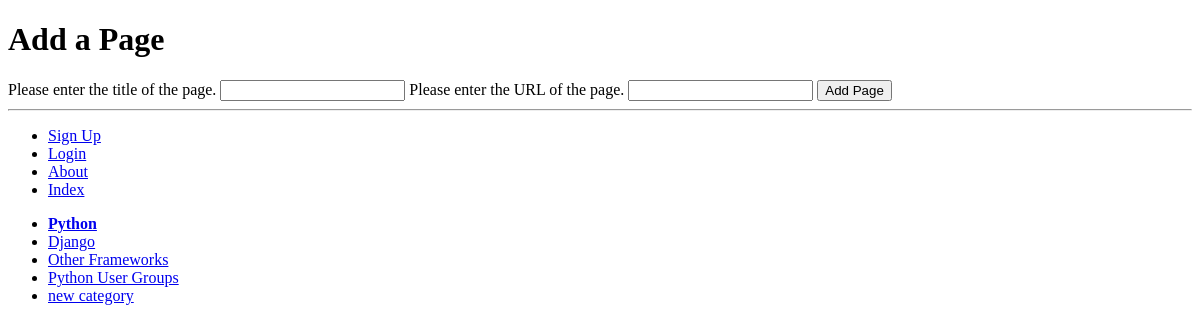
Before: /rango/category/python/add_page/ with the older database file.
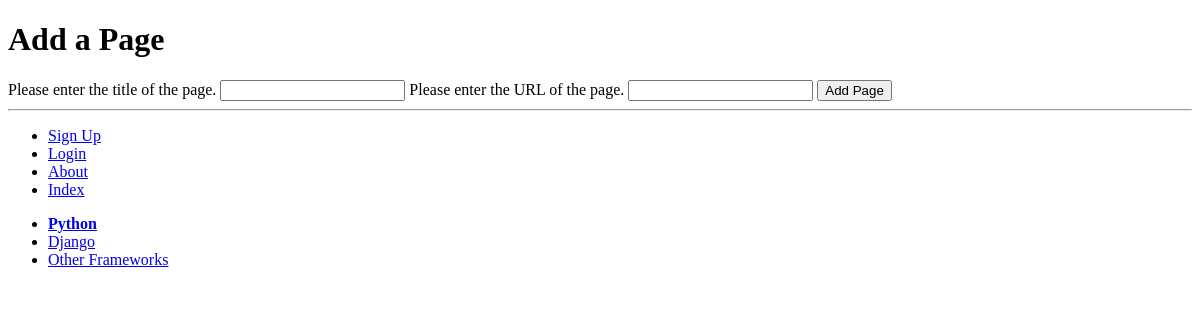
After: the same page with the newer database file.
### rango/models.py (models this page shows, shortened)
class Category(models.Model):
    name = models.CharField(max_length=128, unique = True)
    views = models.IntegerField(default=0)
    likes = models.IntegerField(default=0)
    slug = models.SlugField()
    class Meta:
        verbose_name_plural = 'Categories'

### rango/views.py (the view, shortened to what this page needs)
# urls.py: url(r'category/(?P<category_name_slug>[\w\-]+)/add_page/', views.add_page, name='add_page'),
def add_page(request, category_name_slug):
    try:
        category = Category.objects.get(slug=category_name_slug)
    except Category.DoesNotExist:
        category = None
    form = PageForm()
    context_dict = {"form": form, "category":category}
    return render(request, "rango/add_page.html", context_dict)

### rango/forms.py (shortened to what this page needs)
class PageForm(forms.ModelForm):
    title = forms.CharField(max_length=128,
                            help_text="Please enter the title of the page.")
    url = forms.URLField(max_length=200,
                         help_text="Please enter the URL of the page.")
    views = forms.IntegerField(widget=forms.HiddenInput(), initial=0)
    class Meta:
        model = Page
        exclude = ("category",)

### rango/templatetags/rango_template_tags.py (called while the page is built)
@register.inclusion_tag('rango/cats.html')
def get_category_list(cat=None):
   return {'cats': Category.objects.all(),
           'act_cat': cat}

### templates/rango/add_page.html (shortened to what this page needs)
{% extends 'rango/base.html' %}
{% load staticfiles %}
{% block body_block %}
	<h1>Add a Page</h1>
	<div>
		{% if category %}
			<form id="page_form" method="post" action="/rango/category/{{category.slug}}/add_page/">
				{% for field in form.visible_fields %}
					{{field.help_text}}
					{{ field }}
				{% endfor %}
				<input type="submit" name="submit" value="Add Page"/>
			</form>
		{% else %}
			The specified category does not exist!
		{% endif %}
	</div>
{% endblock %}

### templates/rango/cats.html
<ul>
    {% if cats %}
        {% for c in cats %}
            {% if c == act_cat %}
                <strong>
                    <li><a href="{% url 'show_category' c.slug %}">{{c.name}}</a></li>
                </strong>
            {% else %}
                <li><a href="{% url 'show_category' c.slug %}">{{c.name}}</a></li>
            {% endif %}
        {% endfor %}
    {% else %}
        <li><strong>There are no categories present</strong></li>
    {% endif %}
</ul>

Changed rows visible on the page:
removed Category: name "Python User Groups"
removed Category: name "new category"
